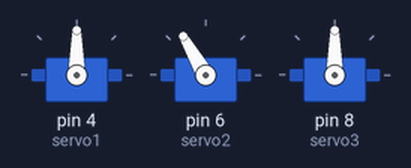
A sketch run on a simulated Arduino Uno, built with avr-gcc and run on an emulated ATmega328P. Shown: 3 × servo.

Above: at 0.1 s.
At 1.1 s:
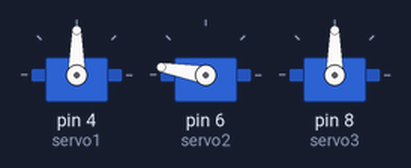
At 5.3 s:
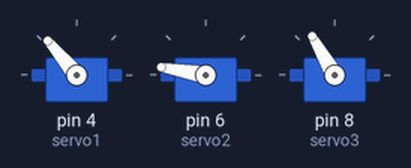
At 9.5 s:
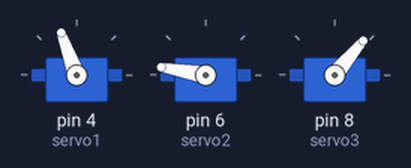
At 16.9 s:
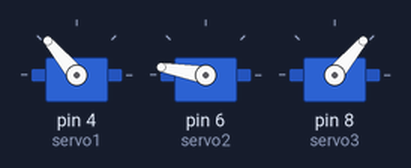
At 32.9 s:
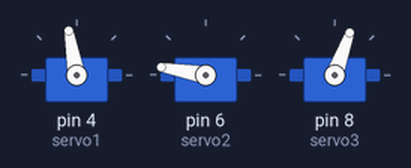
Timing chart, 0 to 40.0 s (numbered marks = the images above):
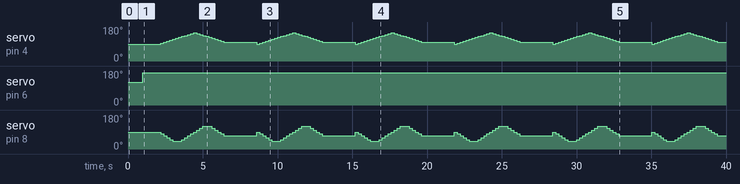

Measured:
- by itself, servo on pin 6 (servo2): 120° → 170° at 1.0 s
- by itself, servo on pin 8 (servo3): repeats every 6.6 s: 70° 0.20 s, 60° 0.20 s, 50° 0.20 s, 40° 0.60 s, 50° 0.20 s, 60° 0.20 s, 70° 0.20 s, 80° 0.20 s, 90° 0.20 s, 100° 0.20 s, 110° 0.20 s, 120° 0.60 s, 110° 0.20 s, 100° 0.20 s, 90° 0.20 s, 80° 0.20 s, 70° 2.2 s, 90° 0.20 s, 80° 0.20 s

The sketch:

kreis_manuell_punkte.ino
```cpp
#include <Servo.h>

Servo servo1;  // Linker Servo
Servo servo2;  // Mittlerer Servo (Stift)
Servo servo3;  // Rechter Servo

void setup() {
  // Servos mit den Arduino-Pins verbinden
  servo1.attach(4);  // Linker Servo an Pin 4
  servo2.attach(6);  // Stift-Servo an Pin 6
  servo3.attach(8);  // Rechter Servo an Pin 8

  servo1.write(90);
  servo2.write(120);
  servo3.write(90);
}

void loop() {
   // kreis ab int kreispunkte[23][2]
  // 140, 40 ist der kritische punkt, was weiter gespreizt wird, zerstört den roboter
  // die werte der kreispunkte für die servos gehen von 60 bis 120
  int kreispunkte[23][2] = {
    {90, 90}, {95, 80}, {100, 70}, {105, 60}, {110, 50}, {115, 40},
    {120, 40}, {125, 40}, {130, 50}, {135, 60}, {140, 70}, {145, 80},
    {150, 90}, {145, 100}, {140, 110}, {135, 120}, {130, 120}, {125, 120},
    {120, 110}, {115, 100}, {110, 90}, {105, 80}, {100, 70}
  };
  for (int k=0; k<23; k=k+1) {
    if (k==0) {
      delay(1000);
      servo2.write(170);
      delay(1000);
    }
    servo1.write(kreispunkte[k][0]);
    servo3.write(kreispunkte[k][1]);
    delay(200);
  }
}
```
